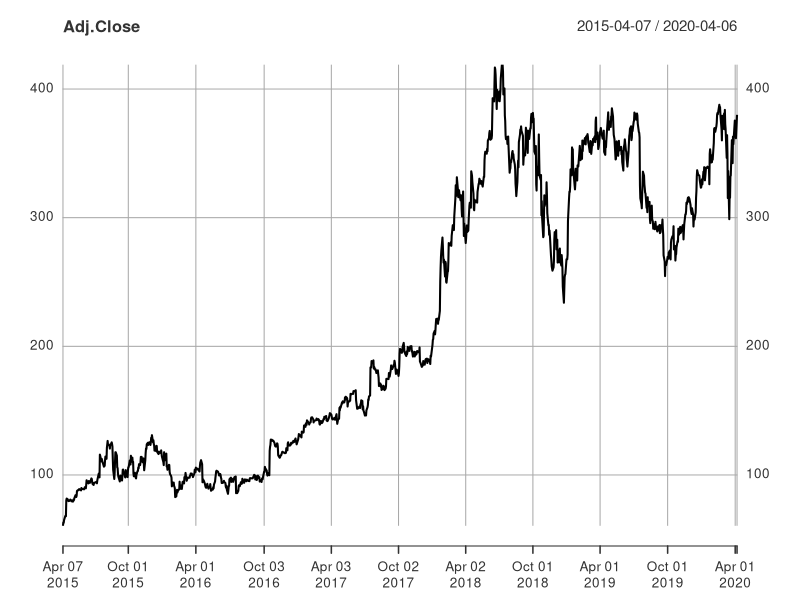
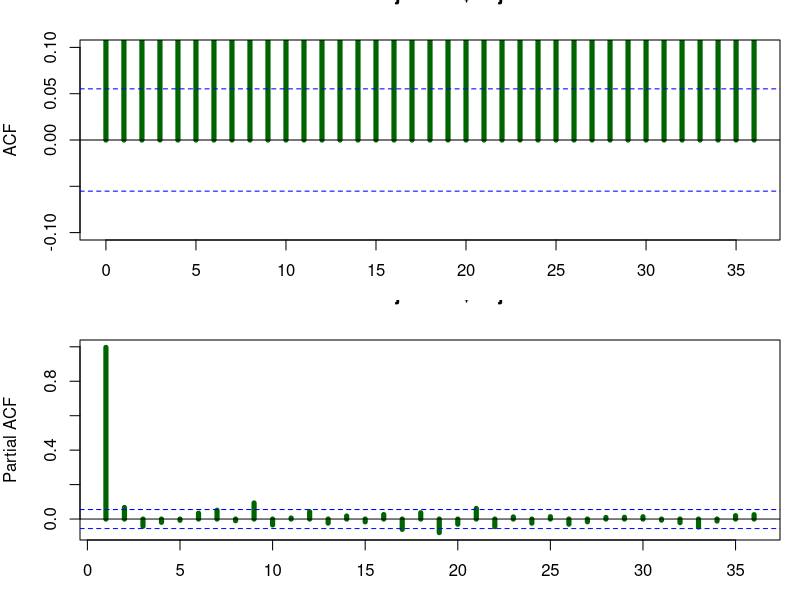
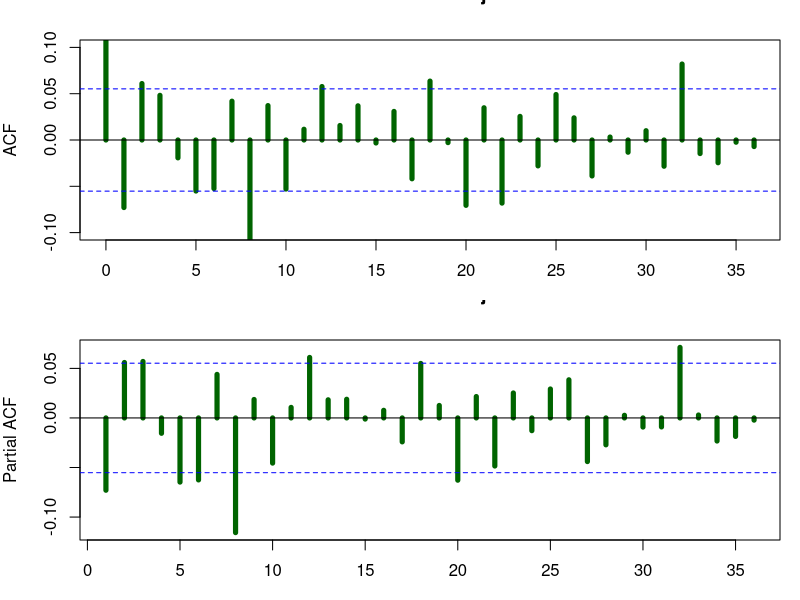
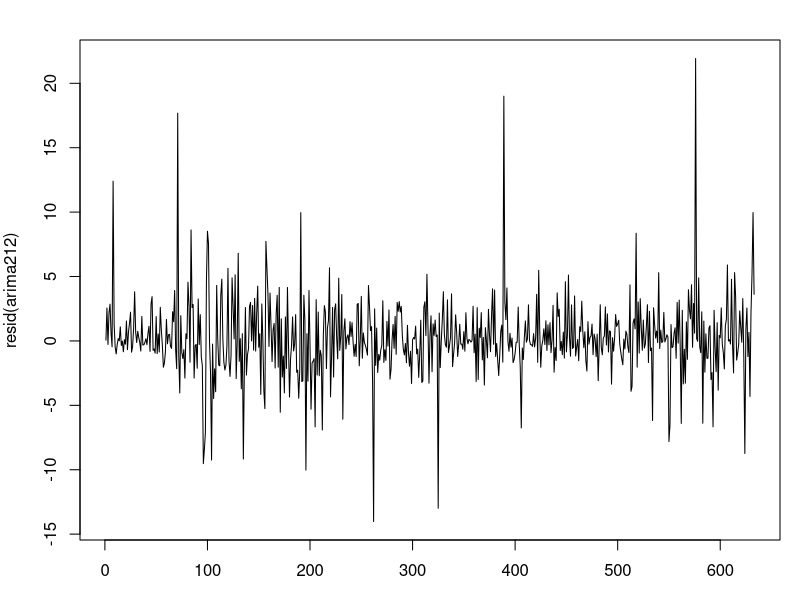
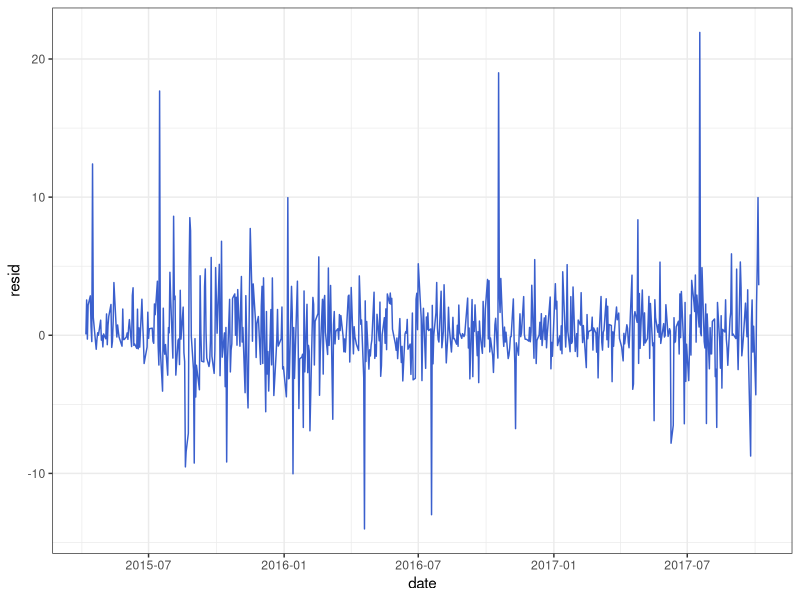
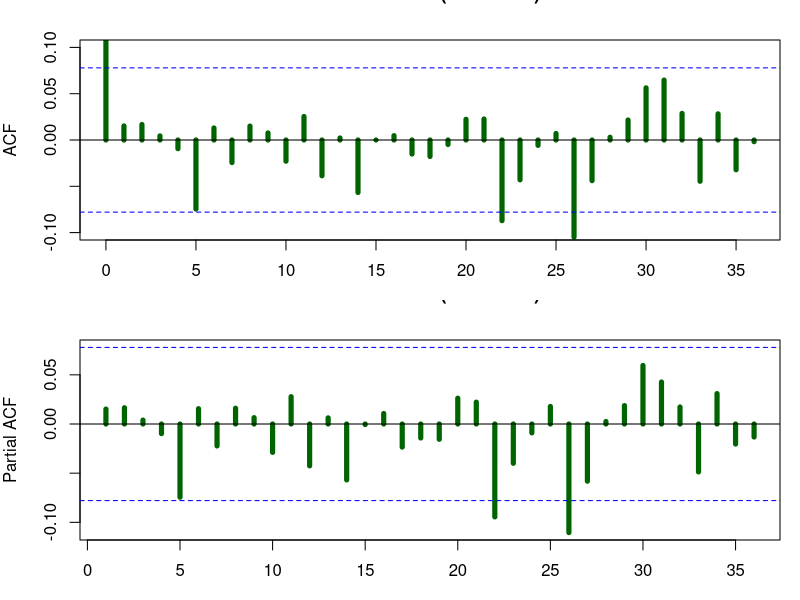
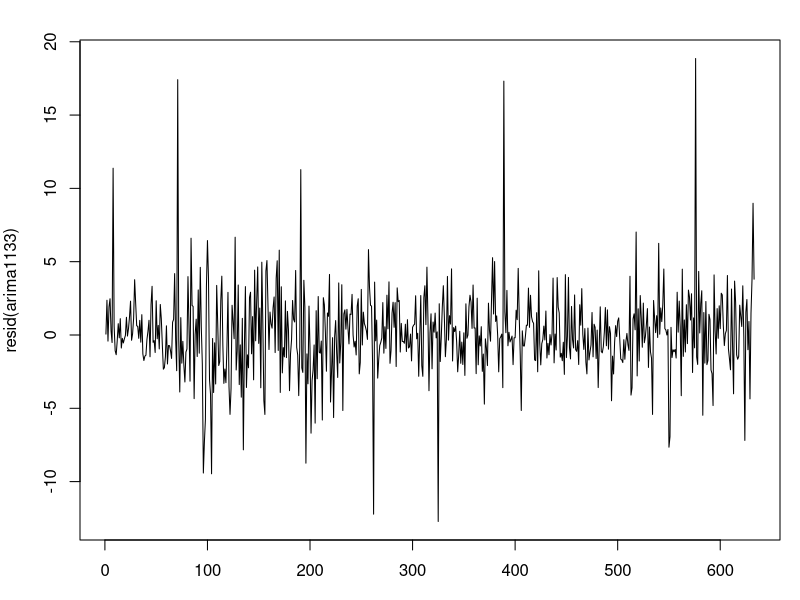
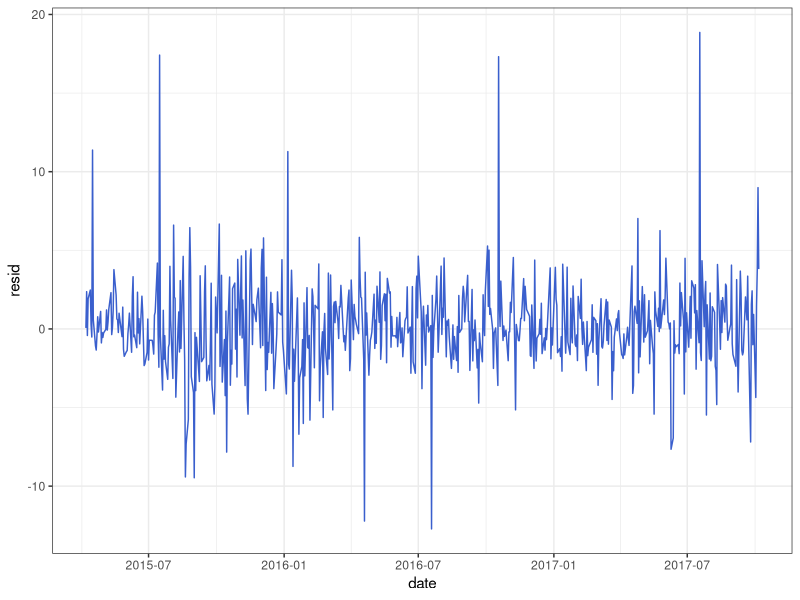

Here is the R script that generated these plots, in order: (Note: a time limit stopped this script after it produced the figures.)
## ---- chunk 1
#| label = "setup",
#| include = FALSE
library(xts)
library(lmtest)
library(tidyverse)
library(urca)
getwd()
setwd("/Users/yuqingwu/Desktop/RR\ Study/RR\ Project/Reproduce\ the\ research\ process\ and\ key\ findings\ of\ the\ selected\ papers")
## ---- chunk 2
#| echo: false
data <- read.csv("NFLX.csv")
data$Date <- as.Date(data$Date, format = "%Y-%m-%d")
data %>% glimpse()
data <- xts(data[, -1],order.by = data$Date,frequency = 12)
Adj.Close <- data$Adj.Close
plot(Adj.Close)
## ---- chunk 3
adf_test <- ur.df(Adj.Close$Adj.Close, type = "none", lags = 0)
summary(adf_test)
## ---- chunk 4
par(mfrow = c(2, 1)) 
par(mar = c(3, 4, 2, 1))
acf(Adj.Close$Adj.Close,lag.max = 36, ylim = c(-0.1, 0.1),lwd = 5,col = "dark green",na.action = na.pass)  
pacf(Adj.Close$Adj.Close,lag.max = 36,lwd = 5, col = "dark green",na.action = na.pass)
par(mfrow = c(1, 1)) 
## ---- chunk 5
dadj <- na.exclude(diff.xts(Adj.Close$Adj.Close))
adf_test_dadj <- ur.df(dadj, type = "none", lags = 0)
summary(adf_test_dadj)
## ---- chunk 6
par(mfrow = c(2, 1)) 
acf(dadj,lag.max = 36, ylim = c(-0.1, 0.1),lwd = 5,col = "dark green",na.action = na.pass)  
pacf(dadj,lag.max = 36,lwd = 5, col = "dark green",na.action = na.pass)
par(mfrow = c(1, 1)) 
## ---- chunk 7
library(forecast)
auto.arima(Adj.Close)
## ---- chunk 8
cdata.shortx1 <- Adj.Close$Adj.Close["/20171007", ]
arima212 <- Arima(cdata.shortx1$Adj.Close,order = c(2, 1, 2))
arima212
coeftest(arima212)
summary(arima212)
plot(resid(arima212))
tibble(date = index(cdata.shortx1$Adj.Close),resid = arima212 %>% resid() %>% as.numeric()
) %>%
  ggplot(aes(date, resid)) +
  geom_line(col = "royalblue3") +theme_bw()
## ---- chunk 9
par(mfrow = c(2, 1)) 
acf(resid(arima212),lag.max = 36,ylim = c(-0.1, 0.1),lwd = 5, col = "dark green",na.action = na.pass)
pacf(resid(arima212),lag.max = 36,lwd = 5, col = "dark green",na.action = na.pass)
par(mfrow = c(1, 1))
Box.test(resid(arima212), type = "Ljung-Box", lag = 4)
## ---- chunk 10
arima1133 <- Arima(cdata.shortx1$Adj.Close,order = c(1, 1,33))
arima1133
coeftest(arima1133)
summary(arima1133)
plot(resid(arima1133))
tibble(date = index(cdata.shortx1$Adj.Close),resid = arima1133 %>% resid() %>% as.numeric()
) %>%
  ggplot(aes(date, resid)) +
  geom_line(col = "royalblue3") +theme_bw()
## ---- chunk 11
par(mfrow = c(2, 1)) 
acf(resid(arima1133),lag.max = 36,ylim = c(-0.1, 0.1),lwd = 5, col = "dark green",na.action = na.pass)
pacf(resid(arima1133),lag.max = 36,lwd = 5, col = "dark green",na.action = na.pass)
par(mfrow = c(1, 1))
Box.test(resid(arima1133), type = "Ljung-Box", lag = 4)
## ---- chunk 12
arima1233 <- Arima(cdata.shortx1$Adj.Close,order = c(1, 2,33))
arima1233
coeftest(arima1233)
summary(arima1233)
plot(resid(arima1233))
tibble(date = index(cdata.shortx1$Adj.Close),resid = arima1233 %>% resid() %>% as.numeric()
) %>%
  ggplot(aes(date, resid)) +
  geom_line(col = "royalblue3") +theme_bw()
## ---- chunk 13
par(mfrow = c(2, 1)) 
acf(resid(arima1233),lag.max = 36,ylim = c(-0.1, 0.1),lwd = 5, col = "dark green",na.action = na.pass)
pacf(resid(arima1233),lag.max = 36,lwd = 5, col = "dark green",na.action = na.pass)
par(mfrow = c(1, 1))
Box.test(resid(arima1233), type = "Ljung-Box", lag = 4)
## ---- chunk 14
forecasts <- forecast(arima212, h = 627) 
forecasts
forecasts$mean
class(forecasts$mean)
as.numeric(forecasts$mean)
forecasts$lower
forecasts$upper
forecasts_data <- data.frame(f_mean  = as.numeric(forecasts$mean),
                             f_lower = as.numeric(forecasts$lower[, 2]),
                             f_upper = as.numeric(forecasts$upper[, 2]))

forecasts_data 
## ---- chunk 15
cdata.shortx1 <- Adj.Close$Adj.Close["/20171007", ]
cdata.shortx1
## ---- chunk 16
tail(cdata.shortx1)
cdata.shortx2 <-Adj.Close$Adj.Close["20171007/", ]
forecasts_xts <- xts(forecasts_data,order.by =index(cdata.shortx2))
## ---- chunk 17
cdata3 <- merge(Adj.Close,forecasts_xts)
## ---- chunk 18
head(cdata3)
tail(cdata3, n =627)
plot(cdata3)
## ---- chunk 19
forecasts <- forecast(arima1133, h = 627) 
forecasts
forecasts$mean
class(forecasts$mean)
as.numeric(forecasts$mean)
forecasts$lower
forecasts$upper
forecasts_data <- data.frame(f_mean  = as.numeric(forecasts$mean),
                             f_lower = as.numeric(forecasts$lower[, 2]),
                             f_upper = as.numeric(forecasts$upper[, 2]))

forecasts_data 
## ---- chunk 20
cdata.shortx1 <- Adj.Close$Adj.Close["/20171007", ]
cdata.shortx1
## ---- chunk 21
tail(cdata.shortx1)
cdata.shortx2 <-Adj.Close$Adj.Close["20171007/", ]
forecasts_xts <- xts(forecasts_data,order.by =index(cdata.shortx2))
## ---- chunk 22
cdata3 <- merge(Adj.Close,forecasts_xts)
## ---- chunk 23

head(cdata3)
tail(cdata3, n =627)
plot(cdata3)

## ---- chunk 24
forecasts <- forecast(arima1233, h = 627) 
forecasts
forecasts$mean
class(forecasts$mean)
as.numeric(forecasts$mean)
forecasts$lower
forecasts$upper
forecasts_data <- data.frame(f_mean  = as.numeric(forecasts$mean),
                             f_lower = as.numeric(forecasts$lower[, 2]),
                             f_upper = as.numeric(forecasts$upper[, 2]))

forecasts_data 
## ---- chunk 25
cdata.shortx1 <- Adj.Close$Adj.Close["/20171007", ]
cdata.shortx1
## ---- chunk 26
tail(cdata.shortx1)
cdata.shortx2 <-Adj.Close$Adj.Close["20171007/", ]
forecasts_xts <- xts(forecasts_data,order.by =index(cdata.shortx2))
## ---- chunk 27
cdata3 <- merge(Adj.Close,forecasts_xts)
## ---- chunk 28
head(cdata3)
tail(cdata3, n =627)
plot(cdata3)
